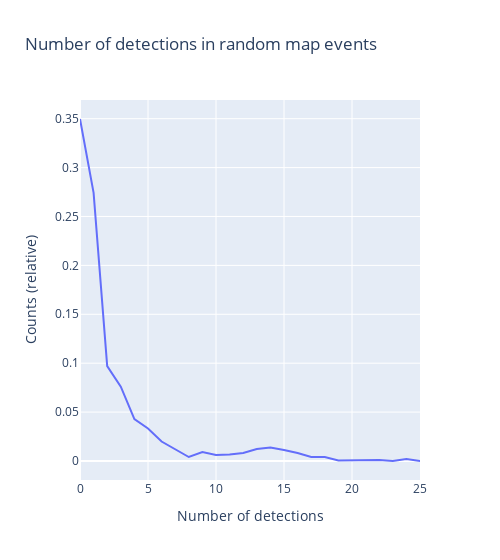

The code cell stored with this chart in its notebook:
### Markdown cell above
## NDET STUFF

### Code cell
ndet_hist = np.histogram(pos_df_dict[key]["ndet"], bins=np.max(pos_df_dict[key]["ndet"]))

fig = go.Figure()

fig.add_trace(go.Scatter(x=np.arange(np.max(pos_df_dict[key]["ndet"])), y=ndet_hist[0]/len(pos_df_dict[key])))
fig.update_layout({"xaxis_title": "Number of detections",
                   "yaxis_title": "Counts (relative)",
                   "xaxis_range": (0, 25),
                   "width": 500,
                   "title": "Number of detections in random map events"})
fig.show()
filename = os.path.join(save_dir, "ndet.pdf")
fig.write_image(filename)

### Figure 1 — Plotly figure (JSON) as saved in the notebook; plotly's stock layout.template omitted (floating-point values rounded to 4 significant figures; data arrays with more than 128 entries replaced by an {"elided": "..."} marker saying what was removed)
{"data": [{"type": "scatter", "x": {"elided": "168 int values"}, "y": {"elided": "168 float values"}}], "layout": {"title": {"text": "Number of detections in random map events"}, "width": 500, "xaxis": {"range": [0, 25], "title": {"text": "Number of detections"}}, "yaxis": {"title": {"text": "Counts (relative)"}}}}
